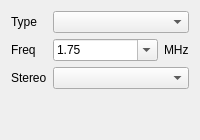
                  <widget class="QWidget" name="tab_16">
                   <attribute name="title">
                    <string>PSG 3</string>
                   </attribute>
                   <layout class="QGridLayout" name="gridLayout_18" columnstretch="0,10">
                    <item row="2" column="0">
                     <widget class="QLabel" name="label_56">
                      <property name="text">
                       <string>Freq</string>
                      </property>
                     </widget>
                    </item>
                    <item row="3" column="0">
                     <widget class="QLabel" name="label_57">
                      <property name="text">
                       <string>Stereo</string>
                      </property>
                     </widget>
                    </item>
                    <item row="2" column="1">
                     <layout class="QHBoxLayout" name="horizontalLayout_36" stretch="10,0">
                      <item>
                       <widget class="QComboBox" name="psg3frq">
                        <property name="editable">
                         <bool>true</bool>
                        </property>
                        <property name="insertPolicy">
                         <enum>QComboBox::NoInsert</enum>
                        </property>
                        <item>
                         <property name="text">
                          <string>1.75</string>
                         </property>
                        </item>
                        <item>
                         <property name="text">
                          <string>1.7744</string>
                         </property>
                        </item>
                       </widget>
                      </item>
                      <item>
                       <widget class="QLabel" name="label_60">
                        <property name="text">
                         <string>MHz</string>
                        </property>
                       </widget>
                      </item>
                     </layout>
                    </item>
                    <item row="0" column="1">
                     <widget class="QComboBox" name="schip3box"/>
                    </item>
                    <item row="3" column="1">
                     <widget class="QComboBox" name="stereo3box"/>
                    </item>
                    <item row="0" column="0">
                     <widget class="QLabel" name="label_55">
                      <property name="text">
                       <string>Type</string>
                      </property>
                     </widget>
                    </item>
                    <item row="4" column="1">
                     <spacer name="verticalSpacer_25">
                      <property name="orientation">
                       <enum>Qt::Vertical</enum>
                      </property>
                      <property name="sizeHint" stdset="0">
                       <size>
                        <width>20</width>
                        <height>40</height>
                       </size>
                      </property>
                     </spacer>
                    </item>
                   </layout>
                  </widget>
